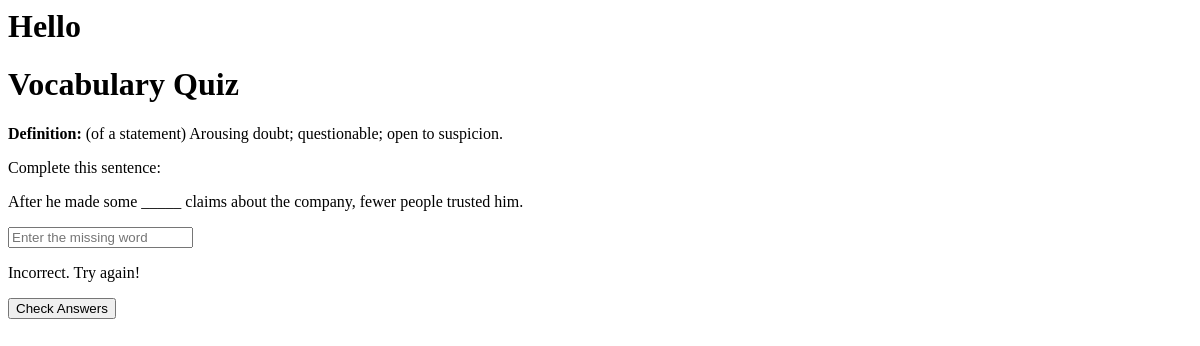
/quiz/, run on an earlier commit of the app's database.
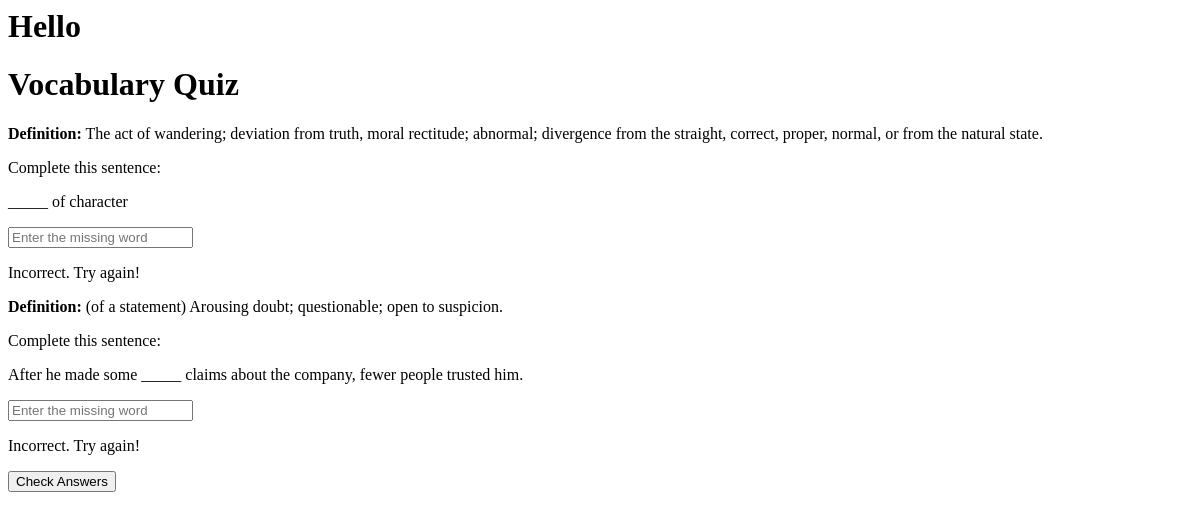
And on a later commit of the database.
### words/models.py (models this page shows, shortened)
class Word(models.Model):
    word = models.CharField(max_length=100)
    definition = models.TextField()
    synonyms = models.TextField(blank=True)
    antonyms = models.TextField(blank=True)
    example = models.TextField(blank=True)
    date_added = models.DateField(default=timezone.now)

### words/views.py (the view)
# urls.py: path('quiz/', views.vocabulary_quiz, name='quiz'),
def vocabulary_quiz(request):
    saved_words = Word.objects.all().order_by('?')[:5]
    quiz_data = []
    for word in saved_words:
        quiz_data.append({
            'word': word.word,
            'definition': word.definition,
            'example': word.example.replace(word.word, '_____')
        })
    return render(request, 'quiz.html', {'quiz_data': quiz_data})

### templates/words/quiz.html (shortened to what this page needs)
<h1>Hello</h1>
<div class="bg-white p-6 rounded-lg shadow-lg">
    <h1 class="text-3xl font-bold mb-6">Vocabulary Quiz</h1>
    <form id="quiz-form">
        {% for item in quiz_data %}
            <div class="mb-6 border-b pb-4">
                <p class="text-lg mb-2"><strong>Definition:</strong> {{ item.definition }}</p>
                <p class="text-lg mb-4">Complete this sentence:</p>
                <p class="text-gray-600">{{ item.example }}</p>
                <input type="text"
                       class="border p-2 rounded mt-2"
                       data-word="{{ item.word }}"
                       placeholder="Enter the missing word">
                <p class="text-sm text-red-500 mt-1 hidden">Incorrect. Try again!</p>
            </div>
        {% endfor %}
        <button type="submit" class="bg-blue-500 text-white px-6 py-2 rounded hover:bg-blue-600">
            Check Answers
        </button>
    </form>
</div>

What changed in the data, as far as the page shows it:
added Word: definition "The act of wandering; deviation from truth, moral rectitude; abnormal; divergence from the straight, correct, proper, normal, or from the natural state."
Also different on the page:
new list line: "Definition: Complete this sentence: _____ of character  Incorrect. Try again!"
